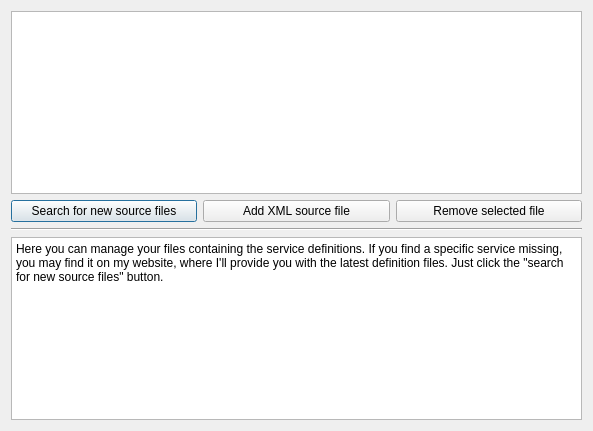
<?xml version="1.0" encoding="UTF-8"?>
<ui version="4.0">
 <class>Sources</class>
 <widget class="QDialog" name="Sources">
  <property name="geometry">
   <rect>
    <x>0</x>
    <y>0</y>
    <width>593</width>
    <height>431</height>
   </rect>
  </property>
  <property name="windowTitle">
   <string>Dialog</string>
  </property>
  <layout class="QVBoxLayout" name="verticalLayout">
   <item>
    <widget class="QListWidget" name="sourceList"/>
   </item>
   <item>
    <layout class="QHBoxLayout" name="horizontalLayout">
     <item>
      <widget class="QPushButton" name="searchButton">
       <property name="toolTip">
        <string>Look for new XML files on the internet</string>
       </property>
       <property name="text">
        <string>Search for new source files</string>
       </property>
       <property name="icon">
        <iconset resource="../resources/Icons_Default.qrc">
         <normaloff>:/search.png</normaloff>:/search.png</iconset>
       </property>
      </widget>
     </item>
     <item>
      <widget class="QPushButton" name="addButton">
       <property name="text">
        <string>Add XML source file</string>
       </property>
       <property name="icon">
        <iconset resource="../resources/Icons_Default.qrc">
         <normaloff>:/plus.png</normaloff>:/plus.png</iconset>
       </property>
      </widget>
     </item>
     <item>
      <widget class="QPushButton" name="removeButton">
       <property name="text">
        <string>Remove selected file</string>
       </property>
       <property name="icon">
        <iconset resource="../resources/Icons_Default.qrc">
         <normaloff>:/minus.png</normaloff>:/minus.png</iconset>
       </property>
      </widget>
     </item>
    </layout>
   </item>
   <item>
    <widget class="Line" name="line">
     <property name="orientation">
      <enum>Qt::Horizontal</enum>
     </property>
    </widget>
   </item>
   <item>
    <widget class="QTextEdit" name="infoTextarea">
     <property name="enabled">
      <bool>true</bool>
     </property>
     <property name="sizePolicy">
      <sizepolicy hsizetype="Expanding" vsizetype="Maximum">
       <horstretch>0</horstretch>
       <verstretch>0</verstretch>
      </sizepolicy>
     </property>
     <property name="readOnly">
      <bool>true</bool>
     </property>
     <property name="html">
      <string>&lt;!DOCTYPE HTML PUBLIC &quot;-//W3C//DTD HTML 4.0//EN&quot; &quot;http://www.w3.org/TR/REC-html40/strict.dtd&quot;&gt;
&lt;html&gt;&lt;head&gt;&lt;meta name=&quot;qrichtext&quot; content=&quot;1&quot; /&gt;&lt;style type=&quot;text/css&quot;&gt;
p, li { white-space: pre-wrap; }
&lt;/style&gt;&lt;/head&gt;&lt;body style=&quot; font-family:'Nimbus Sans L'; font-size:9pt; font-weight:400; font-style:normal;&quot;&gt;
&lt;p style=&quot; margin-top:0px; margin-bottom:0px; margin-left:0px; margin-right:0px; -qt-block-indent:0; text-indent:0px;&quot;&gt;Here you can manage your files containing the service definitions. If you find a specific service missing, you may find it on my website, where I'll provide you with the latest definition files. Just click the &amp;quot;search for new source files&amp;quot; button.&lt;/p&gt;
&lt;p style=&quot;-qt-paragraph-type:empty; margin-top:0px; margin-bottom:0px; margin-left:0px; margin-right:0px; -qt-block-indent:0; text-indent:0px;&quot;&gt;&lt;/p&gt;&lt;/body&gt;&lt;/html&gt;</string>
     </property>
    </widget>
   </item>
  </layout>
 </widget>
 <resources>
  <include location="../resources/Icons_Default.qrc"/>
 </resources>
 <connections/>
</ui>
